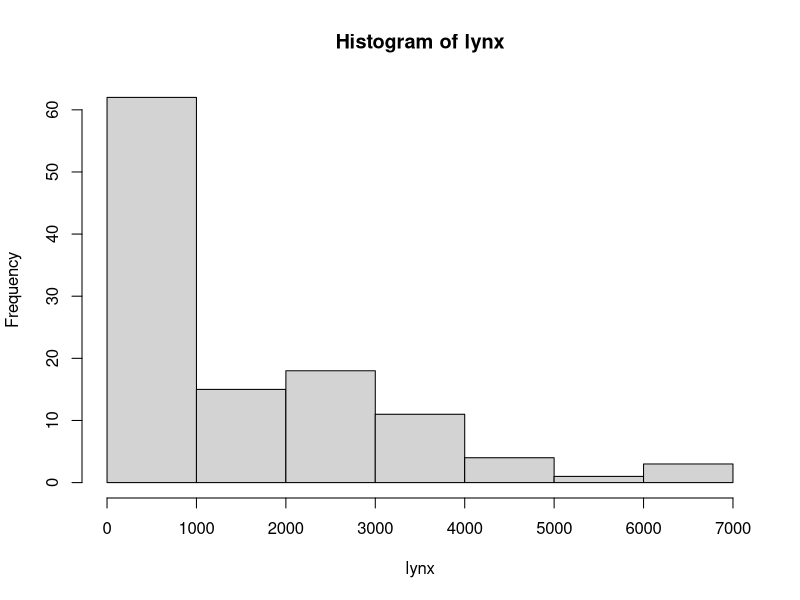
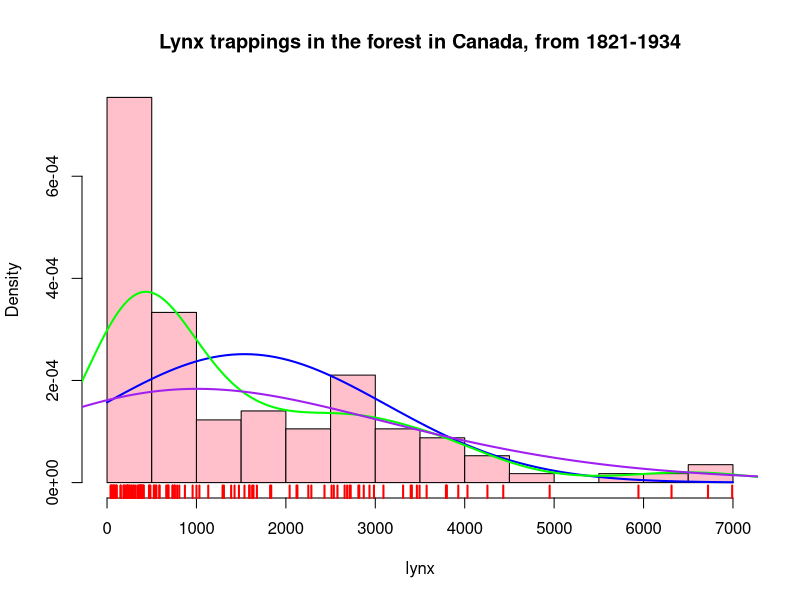

Recreate these plots in R, in order.
library(datasets)
?lynx
lynx
hist(lynx)
hist(lynx,
     breaks=14,
     col= "pink",
     freq= FALSE,
     main=paste("Lynx trappings in the forest",
            "in Canada, from 1821-1934"))
curve(dnorm(x,mean=mean(lynx),sd=sd(lynx)),
      col="blue",
      lwd= 2,
      add= TRUE)

lines(density(lynx),
      col= "green",
      lwd=2)
lines(density(lynx, adjust=3),
      col= "purple",
      lwd=2)
rug(lynx,lwd=2,col="red")
